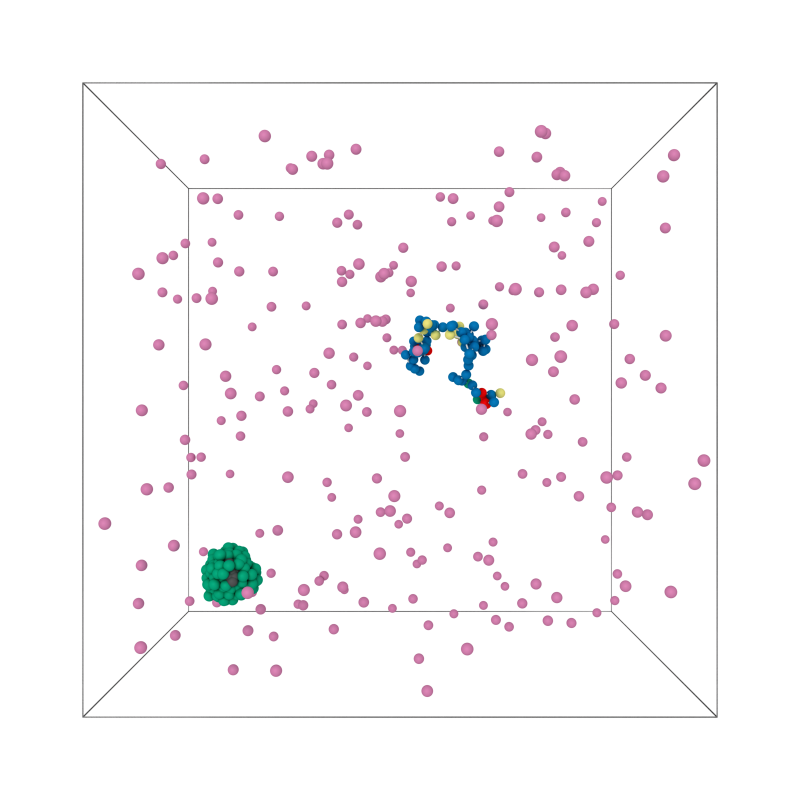
#> input picture src_analysis/Fig6/fixed_2poy_pre.png, 2400 x 2400 px, found by its file name (shown at 1/3 size)
$ python src_master_figure.py
#> lines starting #> are read from the running program, lines starting #| are printed output that depends on the picture
"""
src_master_figure.py
--------------------

Layout  (4 rows × 4 columns, outer GridSpec):

  Row 0  [col 0]         (a) model PDF (spans rows 0-2)
         [cols 1-3]      (b) snapshot fixed:  pre | meeting | post

  Row 1  [col 0]         (a) model PDF continued
         [cols 1-3]      (c) snapshot diffusive: pre | meeting | post

  Row 2  [col 0]         (a) model PDF continued
         [cols 1-3]      (d) diffusive types count timeseries (spans 3 cols)

  Row 3  [cols 0-1]      (e) contact map fixed (full sim, Hi-C style)
         [cols 2-3]      (f) contact map diffusive: pre | meeting | post
                             (inner 1×3 sub-gridspec)

Usage:
    python src_master_figure.py --out figure2.pdf
    python src_master_figure.py --out figure2.pdf --cutoff 2.5 --n-avg 500
"""

import argparse
import csv
import time
import warnings
from pathlib import Path

import numpy as np
import pandas as pd
import matplotlib
matplotlib.use("Agg")
import matplotlib.pyplot as plt
import matplotlib.gridspec as gridspec
import matplotlib.colors as mcolors
import matplotlib.image as mpimg
from matplotlib.patches import Patch, Wedge
from matplotlib.gridspec import GridSpec, GridSpecFromSubplotSpec
from mpl_toolkits.axes_grid1 import make_axes_locatable
from tqdm import tqdm

try:
    from pdf2image import convert_from_path
    PDF2IMAGE_OK = True
except ImportError:
    PDF2IMAGE_OK = False

warnings.filterwarnings("ignore")

# ── STYLE ─────────────────────────────────────────────────────────────────────
PRX_RC = {
    "font.family":        "serif",
    "font.size":          6.5,
    "axes.labelsize":     6.5,
    "axes.titlesize":     6.5,
    "xtick.labelsize":    5,
    "ytick.labelsize":    5,
    "legend.fontsize":    6.5,
    "legend.framealpha":  0.85,
    "legend.edgecolor":   "0.7",
    "axes.linewidth":     0.8,
    "xtick.major.width":  0.8,
    "ytick.major.width":  0.8,
    "xtick.minor.width":  0.5,
    "ytick.minor.width":  0.5,
    "xtick.direction":    "in",
    "ytick.direction":    "in",
    "xtick.top":          True,
    "ytick.right":        True,
    "lines.linewidth":    1.2,
    "figure.dpi":         500,
    "savefig.dpi":        500,
    "savefig.bbox":       "tight",
}
plt.rcParams.update(PRX_RC)

A4_WIDTH  = 7.5
A4_HEIGHT = 7   # 4 rows needs a bit more height

# ── FILE PATHS ─────────────────────────────────────────────────────────────────
Fixed_types_dat  = '/home/adrien/SPombe_MatRegion_Model/2PolymersPAPER/sim_p2_0.00025_noise_500_swi6_400_nuc_160Fixed/types1.dat'
Diffusive_types_dat  = '/home/adrien/SPombe_MatRegion_Model/2PolymersPAPER/sim_p2_0.00025_noise_500_swi6_400_nuc_160/types1.dat'
Fixed_types_dump = '/home/adrien/SPombe_MatRegion_Model/2PolymersPAPER/sim_p2_0.00025_noise_500_swi6_400_nuc_160Fixed/dump.lammpstrj'
Diffusive_types_dump = '/home/adrien/SPombe_MatRegion_Model/2PolymersPAPER/sim_p2_0.00025_noise_500_swi6_400_nuc_160/dump.lammpstrj'

MODEL_PDF = '/home/adrien/SPombe_MatRegion_Model/2PolymersPAPER/model_2poly.pdf'

SNAPSHOT_FIXED_PRE     = "/home/adrien/SPombe_MatRegion_Model/2PolymersPAPER/sim_p2_0.00025_noise_500_swi6_400_nuc_160Fixed/fixed_2poy_pre.png"
SNAPSHOT_FIXED_MEETING = "/home/adrien/SPombe_MatRegion_Model/2PolymersPAPER/sim_p2_0.00025_noise_500_swi6_400_nuc_160Fixed/fixed_2poy_meeting.png"
SNAPSHOT_FIXED_POST    = "/home/adrien/SPombe_MatRegion_Model/2PolymersPAPER/sim_p2_0.00025_noise_500_swi6_400_nuc_160Fixed/fixed_2poy_post.png"

SNAPSHOT_DIFF_PRE      = "/home/adrien/SPombe_MatRegion_Model/2PolymersPAPER/sim_p2_0.00025_noise_500_swi6_400_nuc_160/diffusive_2poy_pre.png"
SNAPSHOT_DIFF_MEETING  = "/home/adrien/SPombe_MatRegion_Model/2PolymersPAPER/sim_p2_0.00025_noise_500_swi6_400_nuc_160/diffusive_2poy_meeting.png"
SNAPSHOT_DIFF_POST     = "/home/adrien/SPombe_MatRegion_Model/2PolymersPAPER/sim_p2_0.00025_noise_500_swi6_400_nuc_160/diffusive_2poy_post.png"

# ── SIMULATION CONFIG ──────────────────────────────────────────────────────────
SIM_START      = 1000000
TYPES_STEP     = 500
DUMP_STEP      = 10000
TYPES_PER_DUMP = DUMP_STEP // TYPES_STEP   # 20

CHROMATIN        = list(range(1,  81))
HETEROCHROMATIN  = list(range(81, 241))
TWO_POLYMERS     = list(range(1,  241))

TS_STRIDE   = 50
KYMO_STRIDE = 1

# Contact map defaults (overridable via CLI)
CONTACT_CUTOFF   = 3.0     # σ
N_FRAMES_AVG     = 200     # frames used to average contact map

# Time windows for diffusive contact sub-panels
T_EQ      = 10_001_000
T_MEETING = 121_000_000   # row 240000 × 500 steps + SIM_START
T_END     = 152_620_000   # last frame in dump

# ── COLOURS ────────────────────────────────────────────────────────────────────
TYPE_COLORS = {1: "#2166AC", 2: "#F4C300", 3: "#D6001C", 11: "#bf396a"}
TYPE_LABELS = {1: "A", 2: "U", 3: "M", 11: "H"}
TYPE_CMAP   = mcolors.ListedColormap([TYPE_COLORS[k] for k in sorted(TYPE_COLORS)])

SWI6M_COLOR = "#1A9641"
SWI6_COLOR  = "#CC79A7"
RG_COLOR    = "#777777"

# Hi-C colourmap (white → red, log scale)
FRUIT_PUNCH_HIC = mcolors.LinearSegmentedColormap.from_list(
    "hic", ["white", "#fbb4ae", "#c0392b", "#2c0000"])


# ══════════════════════════════════════════════════════════════════════════════
# PARSERS
# ══════════════════════════════════════════════════════════════════════════════

def load_pdf_page(path, dpi=400):
    """Return first page of a PDF as an RGBA numpy array, or None on failure."""
    if not Path(path).exists():
        print(f"  [warn] PDF not found: {path}")
        return None
    if not PDF2IMAGE_OK:
        print(f"  [warn] pdf2image not installed. Run: pip install pdf2image && sudo apt install poppler-utils")
        return None
    try:
        pages = convert_from_path(path, dpi=dpi)
        arr = np.array(pages[0])
        # # Crop 3% from each edge
        # h, w = arr.shape[:2]
        # cy, cx = int(0.01*h), int(0.01*w)
        # arr = arr[cy:h-cy, cx:w-cx]
        print(f"  [ok] PDF loaded: {path}  ({arr.shape[1]}×{arr.shape[0]} px, cropped)")
        return arr
    except Exception as e:
        print(f"  [warn] pdf2image failed on {path}: {e}")
        print(f"         Check poppler is installed: sudo apt install poppler-utils")
        return None


def load_png(path):
    """Return an image array or None."""
    try:
        arr = mpimg.imread(path)
#> arr is the input picture: shape (2400, 2400, 4) float32; mean R, G, B, A 0.98, 0.975, 0.979, 1
        h, w = arr.shape[:2]
        cy, cx = int(0.09*h), int(0.09*w)
        arr = arr[cy:h-cy, cx:w-cx]
#> arr: shape (1968, 1968, 4) float32
        return arr
    except Exception as e:
        print(f"  [warn] could not load {path}: {e}")
        return None


def parse_dump_full(filepath):
    """Read entire LAMMPS dump; return (timesteps, frames)."""
    timesteps, frames = [], []
    with open(filepath) as fh:
        lines = fh.readlines()
    i = 0
    while i < len(lines):
        line = lines[i].strip()
        if line == "ITEM: TIMESTEP":
            current_ts = int(lines[i + 1].strip()); i += 2
        elif line == "ITEM: NUMBER OF ATOMS":
            n_atoms = int(lines[i + 1].strip()); i += 2
        elif line.startswith("ITEM: ATOMS"):
            header   = line.split()[2:]
            col_id   = header.index("id")
            col_type = header.index("type")
            frame = {}
            for _ in range(n_atoms):
                i += 1
                parts = lines[i].split()
                frame[int(parts[col_id])] = int(parts[col_type])
            timesteps.append(current_ts)
            frames.append(frame)
            i += 1
        else:
            i += 1
    return np.array(timesteps, dtype=np.int64), frames


# [162 lines left out: functions parse_types, index_trajectory, _parse_frame_at, _contact_matrix, average_contact_map, draw_image, not called in this run]


# Region badge colours: ① pre-meeting  ② post-meeting
REGION_COLORS = ["#2166AC", "#D6001C", "#c2bbba"]   # blue=pre, red=post, grey=other
REGION_LABELS = [" Pre ", "Post ",'Fixed']

# [48 lines left out: functions badge, draw_hic, draw_types_timeseries, not called in this run]
    # if title:
    #     ax.set_title(title, fontsize=8, pad=3)


# ══════════════════════════════════════════════════════════════════════════════
# MAIN FIGURE
# ══════════════════════════════════════════════════════════════════════════════

def make_figure(cutoff=CONTACT_CUTOFF, n_avg=N_FRAMES_AVG, outfile=None):

    # ── 1. Load all data ───────────────────────────────────────────────────
    print("Loading model PDF …")
    img_model = load_pdf_page(MODEL_PDF, dpi=300)

    print("Loading snapshots …")
    snaps = {
        "fixed_pre":     load_png(SNAPSHOT_FIXED_PRE),
        "fixed_meeting": load_png(SNAPSHOT_FIXED_MEETING),
        "fixed_post":    load_png(SNAPSHOT_FIXED_POST),
        "diff_pre":      load_png(SNAPSHOT_DIFF_PRE),
        "diff_meeting":  load_png(SNAPSHOT_DIFF_MEETING),
        "diff_post":     load_png(SNAPSHOT_DIFF_POST),
    }
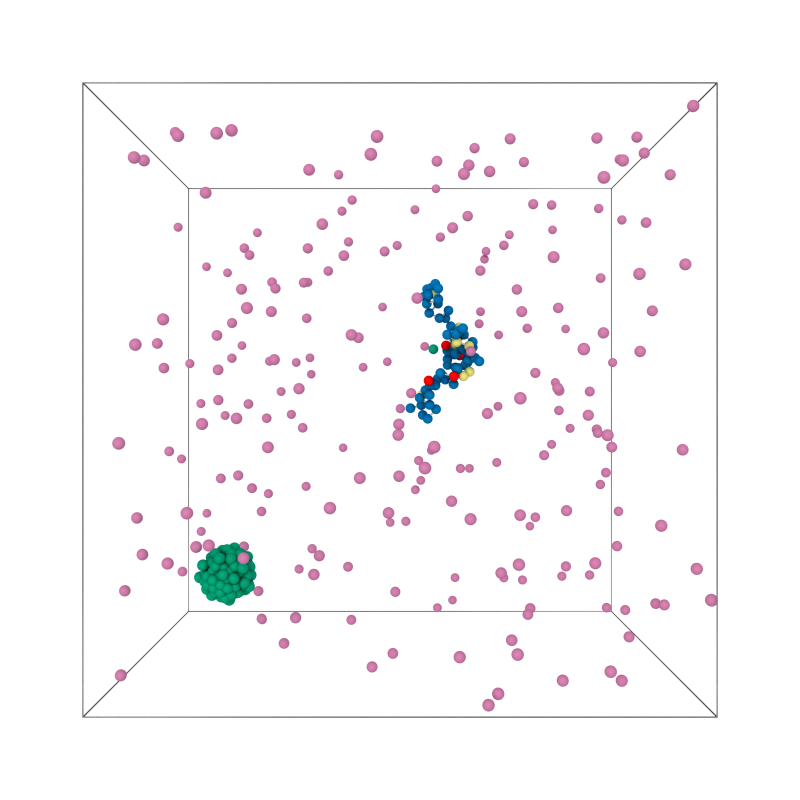
#> input picture src_analysis/Fig6/fixed_2poy_meeting.png, 2400 x 2400 px, found by its file name (shown at 1/3 size)
#> in load_png, arr is the input picture: shape (2400, 2400, 4) float32; mean R, G, B, A 0.979, 0.974, 0.979, 1
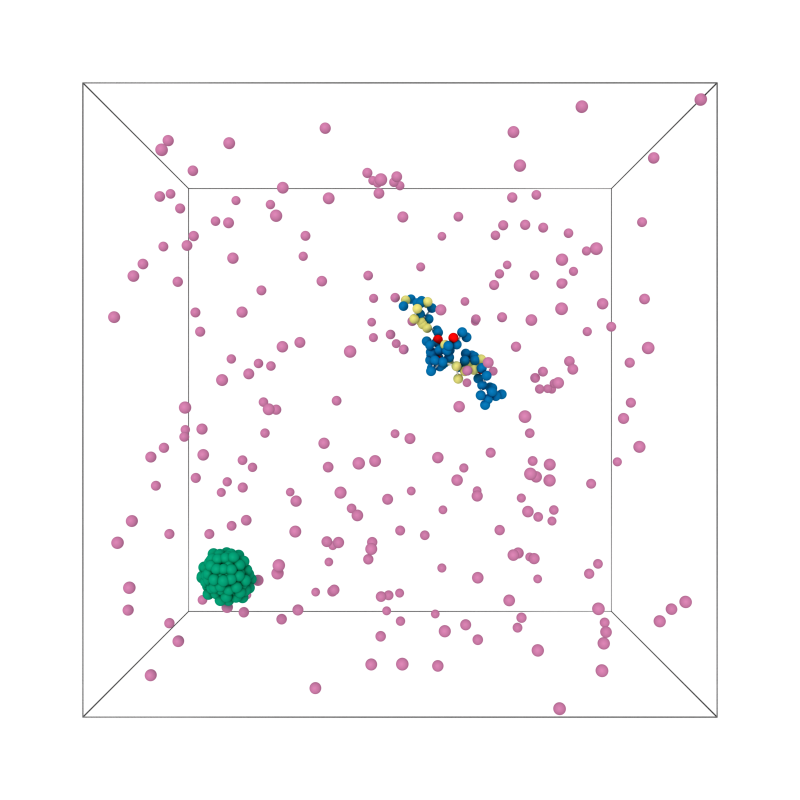
#> input picture src_analysis/Fig6/fixed_2poy_post.png, 2400 x 2400 px, found by its file name (shown at 1/3 size)
#> in load_png, arr is the input picture: shape (2400, 2400, 4) float32; mean R, G, B, A 0.98, 0.975, 0.979, 1
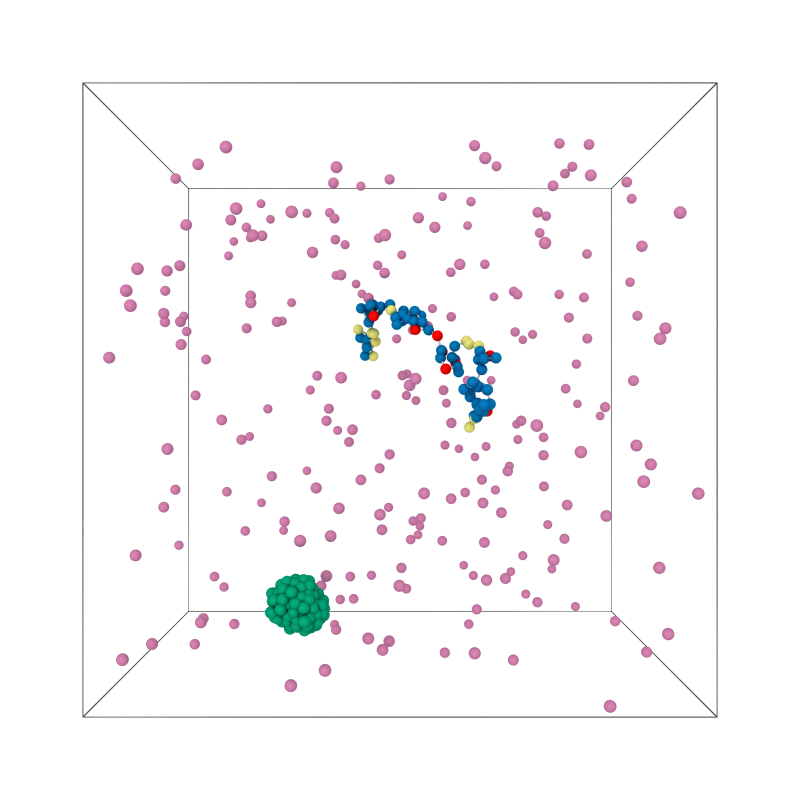
#> input picture src_analysis/Fig6/diffusive_2poy_pre.png, 2400 x 2400 px, found by its file name (shown at 1/3 size)
#> in load_png, arr is the input picture: shape (2400, 2400, 4) float32; mean R, G, B, A 0.978, 0.974, 0.978, 1
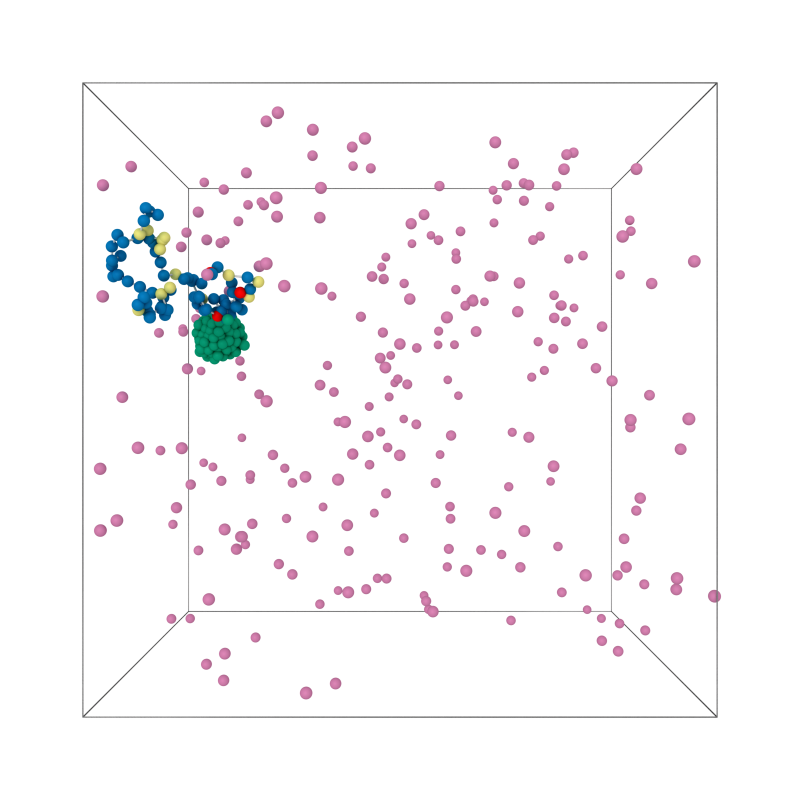
#> input picture src_analysis/Fig6/diffusive_2poy_meeting.png, 2400 x 2400 px, found by its file name (shown at 1/3 size)
#> in load_png, arr is the input picture: shape (2400, 2400, 4) float32; mean R, G, B, A 0.977, 0.972, 0.977, 1
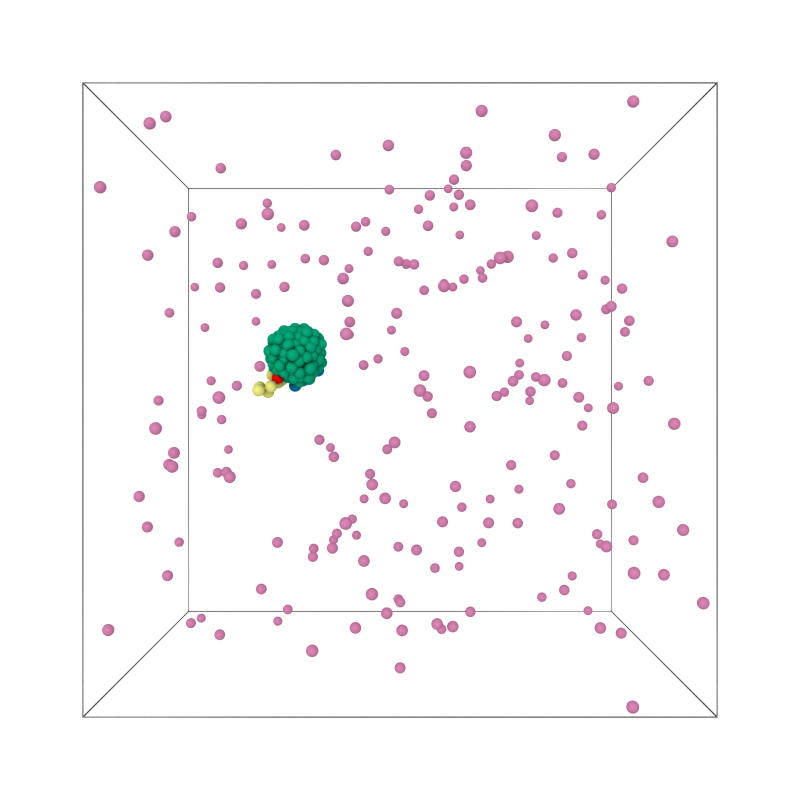
#> input picture src_analysis/Fig6/diffusive_2poy_post.png, 2400 x 2400 px, found by its file name (shown at 1/3 size)
#> in load_png, arr is the input picture: shape (2400, 2400, 4) float32; mean R, G, B, A 0.984, 0.979, 0.982, 1
#> in load_png (call 6), `arr = arr[cy:h-cy, cx:w-cx]`:
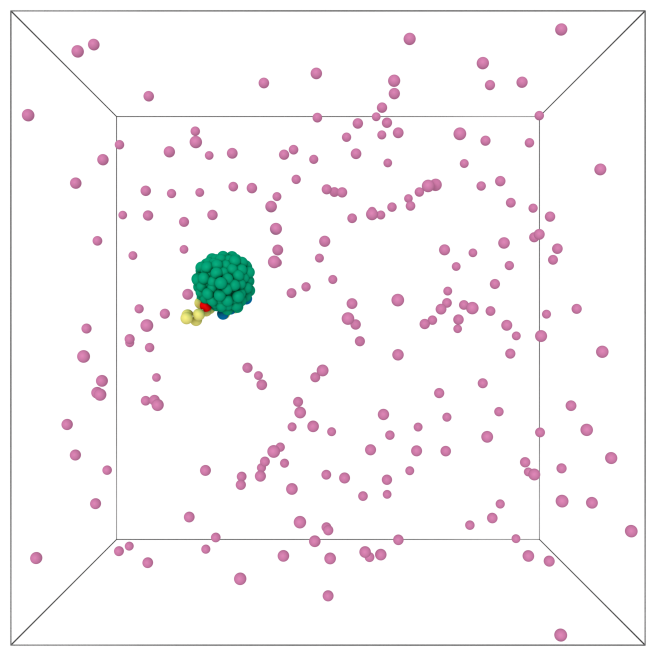
#> arr: shape (1968, 1968, 4) float32 (shown at 1/3 size); mean R, G, B, A 0.976, 0.968, 0.973, 1

    print("Loading diffusive dump for timeseries …")
    diff_ts, diff_frames = parse_dump_full(Diffusive_types_dump)
    print(f"  -> {len(diff_ts)} frames, {diff_ts[0]}–{diff_ts[-1]}")
    diff_types = parse_types(Diffusive_types_dat, diff_ts)

    print("Computing contact maps …")
    # (e) Fixed — full simulation
    mat_fixed, ids_fixed = average_contact_map(
        Fixed_types_dump, TWO_POLYMERS, cutoff, n_avg)

    # (f) Diffusive — pre and post only
    mat_diff_pre, _  = average_contact_map(
        Diffusive_types_dump, TWO_POLYMERS, cutoff, n_avg,
        t_min=T_EQ, t_max=T_MEETING)
    mat_diff_post, _ = average_contact_map(
        Diffusive_types_dump, TWO_POLYMERS, cutoff, n_avg,
        t_min=T_MEETING, t_max=T_END)

    # Common log scale across all three contact maps
    all_mats  = [mat_fixed, mat_diff_pre, mat_diff_post]
    log_mats  = [np.log10(m + 1e-3) for m in all_mats]
    vmin_global = -3
    vmax_global = 0

    # ── 2. Build figure ────────────────────────────────────────────────────
    fig = plt.figure(figsize=(A4_WIDTH, A4_HEIGHT))

    # [10 lines of commented-out code are left out]

    outer = GridSpec(2, 1, height_ratios=[1.3, 1], hspace=0.1)

    # Top block (rows 0–2 in your original layout)
    top = GridSpecFromSubplotSpec(
        2, 4,
        subplot_spec=outer[0],
        height_ratios=[1, 1],
        width_ratios=[1.45, 1, 1, 1],
        hspace=0,   # tighter spacing for snapshots + timeseries
        wspace=0
    )

    # Bottom block (row 3 contact maps)
    bottom = GridSpecFromSubplotSpec(
        2, 5,
        subplot_spec=outer[1],
        height_ratios=[1, 1],
        width_ratios=[0.75,1, 1, 1, 0.06],
        hspace=0.45,
        wspace=0.05
    )

    # ── (a) Model PDF — spans rows 0, 1, 2 in column 0 ───────────────────
    # ax_model = fig.add_subplot(outer[0:3, 0])
    ax_model = fig.add_subplot(top[0:2, 0])
    draw_image(ax_model, img_model, letter="(a)")
    # ax_model.set_title("Model", fontsize=PRX_RC["axes.titlesize"], pad=4)

    # ── (b) Fixed snapshots — row 0, cols 1-3 ─────────────────────────────
    snap_titles_fixed   = ["Fixed — pre", "Fixed — meeting", "Fixed — post"]
    snap_keys_fixed     = ["fixed_pre", "fixed_meeting", "fixed_post"]
    letters_b           = ["(b)", "", ""]          # label only the first panel

    for col_offset, (key, title, letter) in enumerate(
            zip(snap_keys_fixed, snap_titles_fixed, letters_b)):
        ax = fig.add_subplot(top[0, col_offset + 1])
        draw_image(ax, snaps[key], title=title, letter=letter if col_offset == 0 else None, aspect='equal')
        # ① pre  ② post  (no badge on meeting col)
        badge(ax, REGION_LABELS[2], REGION_COLORS[2])   # fixed region badge

    # ── (c) Diffusive snapshots — row 1, cols 1-3 ─────────────────────────
    snap_titles_diff = ["Diffusive — pre", "Diffusive — meeting", "Diffusive — post"]
    snap_keys_diff   = ["diff_pre", "diff_meeting", "diff_post"]

    for col_offset, (key, title) in enumerate(zip(snap_keys_diff, snap_titles_diff)):
        ax = fig.add_subplot(top[1, col_offset + 1])
        draw_image(ax, snaps[key], title=title,
                   letter="(c)" if col_offset == 0 else None, aspect='equal')
        if col_offset == 0: badge(ax, REGION_LABELS[0], REGION_COLORS[0])
        if col_offset == 2: badge(ax, REGION_LABELS[1], REGION_COLORS[1])

    # ── (d) Diffusive types timeseries — row 2, cols 1-3 (merged) ─────────
    ax_ts = fig.add_subplot(bottom[0, 1:])    # spans cols 1, 2, 3
    draw_types_timeseries(ax_ts, diff_ts, diff_types,
                          title="Diffusive — nucleosome type counts")
    ax_ts.axvline(T_MEETING, color="black", lw=1.1, ls="--", alpha=0.7)
    x_pre  = 0.5 * (T_MEETING - T_EQ)       / (diff_ts[-1] - T_EQ)
    x_post = (T_MEETING - T_EQ + 0.5 * (diff_ts[-1] - T_MEETING)) / (diff_ts[-1] - T_EQ)
    badge(ax_ts, REGION_LABELS[0], REGION_COLORS[0], x=x_pre,  y=0.92)
    badge(ax_ts, REGION_LABELS[1], REGION_COLORS[1], x=x_post, y=0.92)
    ax_ts.text(-0.03, 1.02, "(d)", transform=ax_ts.transAxes,
               fontsize=PRX_RC["axes.titlesize"],
               va="bottom", ha="right")

    # [6 lines of commented-out code are left out]
    hic_gs = GridSpecFromSubplotSpec(
        1, 4, subplot_spec=bottom[1, 1:],
        width_ratios=[1, 1, 1, 0.06],
        wspace=0.32)

    hic_axes  = [fig.add_subplot(hic_gs[0, j]) for j in range(3)]
    hic_data   = [mat_fixed,    mat_diff_pre,     mat_diff_post]
    hic_titles = ["Fixed (full sim)", "Diffusive — pre", "Diffusive — post"]
    hic_letters = ["(e)", "(f)", ""]

    # Map contact panels to region badges: j=0 fixed (no badge), j=1 pre ①, j=2 post ②
    hic_badge = [2, 0, 1]   # index into REGION_LABELS/COLORS, None = no badge
    last_im = None
    for j, (ax, mat, title, letter) in enumerate(
            zip(hic_axes, hic_data, hic_titles, hic_letters)):
        last_im = draw_hic(ax, mat, title=title,
                           vmin=vmin_global, vmax=vmax_global)
        if letter:
            ax.text(-0.34, 0.98, letter, transform=ax.transAxes,
                    fontsize=PRX_RC["axes.titlesize"],
                    va="bottom", ha="right")
        if hic_badge[j] is not None:
            badge(ax, REGION_LABELS[hic_badge[j]], REGION_COLORS[hic_badge[j]],
                  x=1, y=0.65)
        if j > 0:
            ax.set_ylabel("")   # avoid duplicate y-labels

    # Shared colourbar in the dedicated narrow column
    ax_cbar = fig.add_subplot(hic_gs[0, 3])
    plt.colorbar(last_im, cax=ax_cbar, label=r"$log_{10}(P_{contact})$", ticks=[-3, -2, -1, 0])

    # ── Save / show ────────────────────────────────────────────────────────
    if outfile:
        fig.savefig(outfile, dpi=PRX_RC["savefig.dpi"], bbox_inches="tight")
        print(f"Saved → {outfile}")
    else:
        plt.show()


# ══════════════════════════════════════════════════════════════════════════════
# ENTRY POINT
# ══════════════════════════════════════════════════════════════════════════════

if __name__ == "__main__":
    ap = argparse.ArgumentParser(description="Master figure — 2-polymer model")
    ap.add_argument("--out",    default=None,
                    help="Output path (PDF/PNG/SVG). Default: show interactively.")
    ap.add_argument("--cutoff", type=float, default=CONTACT_CUTOFF,
                    help=f"Contact distance cutoff in σ  (default: {CONTACT_CUTOFF})")
    ap.add_argument("--n-avg",  type=int,   default=N_FRAMES_AVG,
                    help=f"Frames averaged per contact map (default: {N_FRAMES_AVG})")
    args = ap.parse_args()

#> (the run stopped early here; a loop or call above may not have finished)
